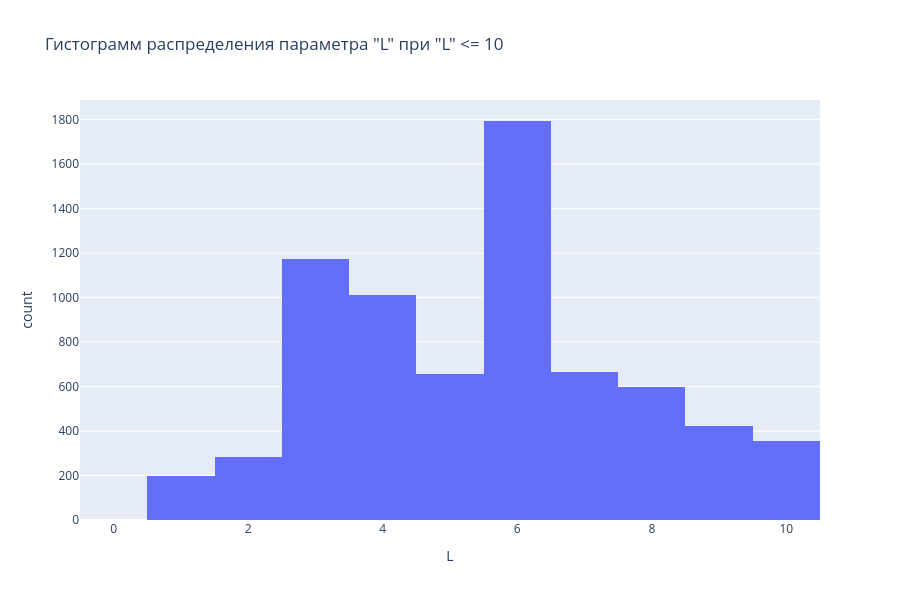

This figure's notebook cell:
### Code cell
mask = df['L'] <= 10
data = df[mask]

px.histogram(data_frame=data, x='L', title='Гистограмм распределения параметра "L" при "L" <= 10', height=600)

### Figure 1 — Plotly figure (JSON) as saved in the notebook; plotly's stock layout.template omitted (floating-point values rounded to 4 significant figures; data arrays with more than 128 entries replaced by an {"elided": "..."} marker saying what was removed)
{"data": [{"bingroup": "x", "hovertemplate": "L=%{x}<br>count=%{y}<extra></extra>", "legendgroup": "", "marker": {"color": "#636efa", "pattern": {"shape": ""}}, "name": "", "orientation": "v", "showlegend": false, "type": "histogram", "x": {"elided": "7157 float values"}, "xaxis": "x", "yaxis": "y"}], "layout": {"barmode": "relative", "height": 600, "legend": {"tracegroupgap": 0}, "title": {"text": "Гистограмм распределения параметра \"L\" при \"L\" <= 10"}, "xaxis": {"anchor": "y", "domain": [0, 1], "title": {"text": "L"}}, "yaxis": {"anchor": "x", "domain": [0, 1], "title": {"text": "count"}}}}
